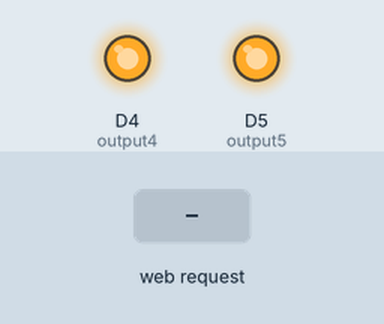
The sketch below on a simulated ESP8266 (NodeMCU). Parts: output pins drawn as LEDs (lit = HIGH). The test bench sets the inputs (shaded band). WiFi joins after 1.5 s; servers stay silent unless stated; what the sketch prints to the serial monitor is not drawn.

Above: at 2.7 s.
2.8 s: HTTP request GET /5/on received
At 4.0 s:
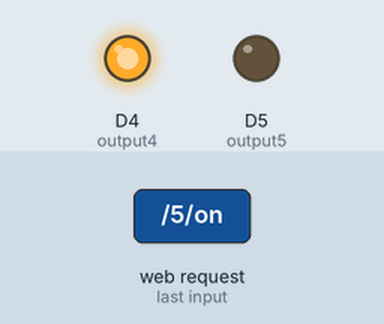
4.3 s: HTTP request GET /4/on received
At 5.3 s:
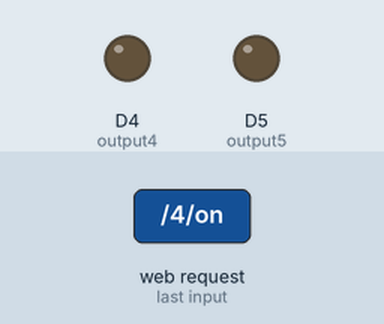
5.8 s: HTTP request GET /5/off received
At 6.4 s:
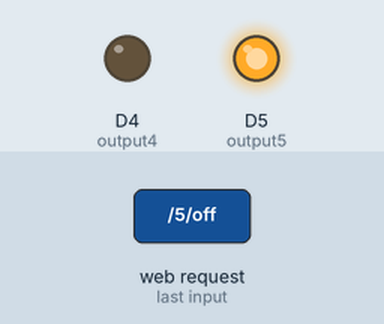
7.3 s: HTTP request GET /4/off received
At 8.7 s:
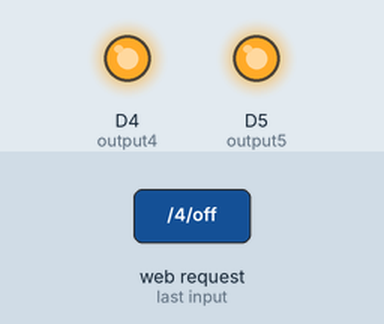
Timing chart, 0 to 9.8 s (numbered marks = the images above; inputs shaded):
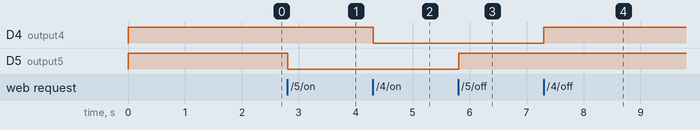

The sketch:

lampu2.ino
```cpp
#include <ESP8266WiFi.h>

// Replace with your network credentials
const char* ssid     = "Blondy";
const char* password = "blondy1212";

// Set web server port number to 80
WiFiServer server(80);

// Variable to store the HTTP request
String header;

// Auxiliar variables to store the current output state
String output5State = "off";
String output4State = "off";

// Assign output variables to GPIO pins
const int output5 = D5;
const int output4 = D4;

// Current time
unsigned long currentTime = millis();
// Previous time
unsigned long previousTime = 0;
// Define timeout time in milliseconds (example: 2000ms = 2s)
const long timeoutTime = 2000;

void setup() {
  Serial.begin(115200);
  // Initialize the output variables as outputs
  pinMode(output5, OUTPUT);
  pinMode(output4, OUTPUT);
  // Set outputs to HIGH
  digitalWrite(output5, HIGH);
  digitalWrite(output4, HIGH);

  // Connect to Wi-Fi network with SSID and password
  Serial.print("Connecting to ");
  Serial.println(ssid);
  WiFi.begin(ssid, password);
  while (WiFi.status() != WL_CONNECTED) {
    delay(500);
    Serial.print(".");
  }
  // Print local IP address and start web server
  Serial.println("");
  Serial.println("WiFi connected.");
  Serial.println("IP address: ");
  Serial.println(WiFi.localIP());
  server.begin();
}

void loop(){
  WiFiClient client = server.available();   // Listen for incoming clients

  if (client) {                             // If a new client connects,
    Serial.println("New Client.");          // print a message out in the serial port
    String currentLine = "";                // make a String to hold incoming data from the client
    currentTime = millis();
    previousTime = currentTime;
    while (client.connected() && currentTime - previousTime <= timeoutTime) { // loop while the client's connected
      currentTime = millis();
      if (client.available()) {             // if there's bytes to read from the client,
        char c = client.read();             // read a byte, then
        Serial.write(c);                    // print it out the serial monitor
        header += c;
        if (c == '\n') {                    // if the byte is a newline character
          // if the current line is blank, you got two newline characters in a row.
          // that's the end of the client HTTP request, so send a response:
          if (currentLine.length() == 0) {
            // HTTP headers always start with a response code (e.g. HTTP/1.1 200 OK)
            // and a content-type so the client knows what's coming, then a blank line:
            client.println("HTTP/1.1 200 OK");
            client.println("Content-type:text/html");
            client.println("Connection: close");
            client.println();

            // turns the GPIOs on and off
            if (header.indexOf("GET /5/on") >= 0) {
              Serial.println("LAMPU 1 on");
              output5State = "on";
              digitalWrite(output5, LOW);
            } else if (header.indexOf("GET /5/off") >= 0) {
              Serial.println("LAMPU 1 off");
              output5State = "off";
              digitalWrite(output5, HIGH);
            } else if (header.indexOf("GET /4/on") >= 0) {
              Serial.println("LAMPU 2 on");
              output4State = "on";
              digitalWrite(output4, LOW);
            } else if (header.indexOf("GET /4/off") >= 0) {
              Serial.println("LAMPU 2 off");
              output4State = "off";
              digitalWrite(output4, HIGH);
            }

            // Display the HTML web page
            client.println("<!DOCTYPE html><html>");
            client.println("<head><meta name=\"viewport\" content=\"width=device-width, initial-scale=1\">");
            client.println("<link rel=\"icon\" href=\"data:,\">");
            // CSS to style the on/off buttons
            // Feel free to change the background-color and font-size attributes to fit your preferences
            client.println("<style>html { font-family: Helvetica; display: inline-block; margin: 0px auto; text-align: center;}");
            client.println(".button { background-color: #195B6A; border: none; color: white; padding: 16px 40px;");
            client.println("text-decoration: none; font-size: 30px; margin: 2px; cursor: pointer;}");
            client.println(".button2 {background-color: #77878A;}</style></head>");

            // Web Page Heading
            client.println("<body><h1>LAMPU RUMAH DAUD</h1>");

            // Display current state, and ON/OFF buttons for GPIO 5
            client.println("<p>LAMPU 1 - State " + output5State + "</p>");
            // If the output5State is off, it displays the ON button
            if (output5State=="off") {
              client.println("<p><a href=\"/5/on\"><button class=\"button\">ON</button></a></p>");
            } else {
              client.println("<p><a href=\"/5/off\"><button class=\"button button2\">OFF</button></a></p>");
            }

            // Display current state, and ON/OFF buttons for GPIO 4
            client.println("<p>LAMPU 2 - State " + output4State + "</p>");
            // If the output4State is off, it displays the ON button
            if (output4State=="off") {
              client.println("<p><a href=\"/4/on\"><button class=\"button\">ON</button></a></p>");
            } else {
              client.println("<p><a href=\"/4/off\"><button class=\"button button2\">OFF</button></a></p>");
            }
            client.println("</body></html>");

            // The HTTP response ends with another blank line
            client.println();
            // Break out of the while loop
            break;
          } else { // if you got a newline, then clear currentLine
            currentLine = "";
          }
        } else if (c != '\r') {  // if you got anything else but a carriage return character,
          currentLine += c;      // add it to the end of the currentLine
        }
      }
    }
    // Clear the header variable
    header = "";
    // Close the connection
    client.stop();
    Serial.println("Client disconnected.");
    Serial.println("");
  }
}
```

Measured:
- after the input at 2.8 s, D5 (output5): HIGH → LOW at once
- after the input at 4.3 s, D4 (output4): HIGH → LOW at once
- after the input at 5.8 s, D5 (output5): LOW → HIGH at once
- after the input at 7.3 s, D4 (output4): LOW → HIGH at once
